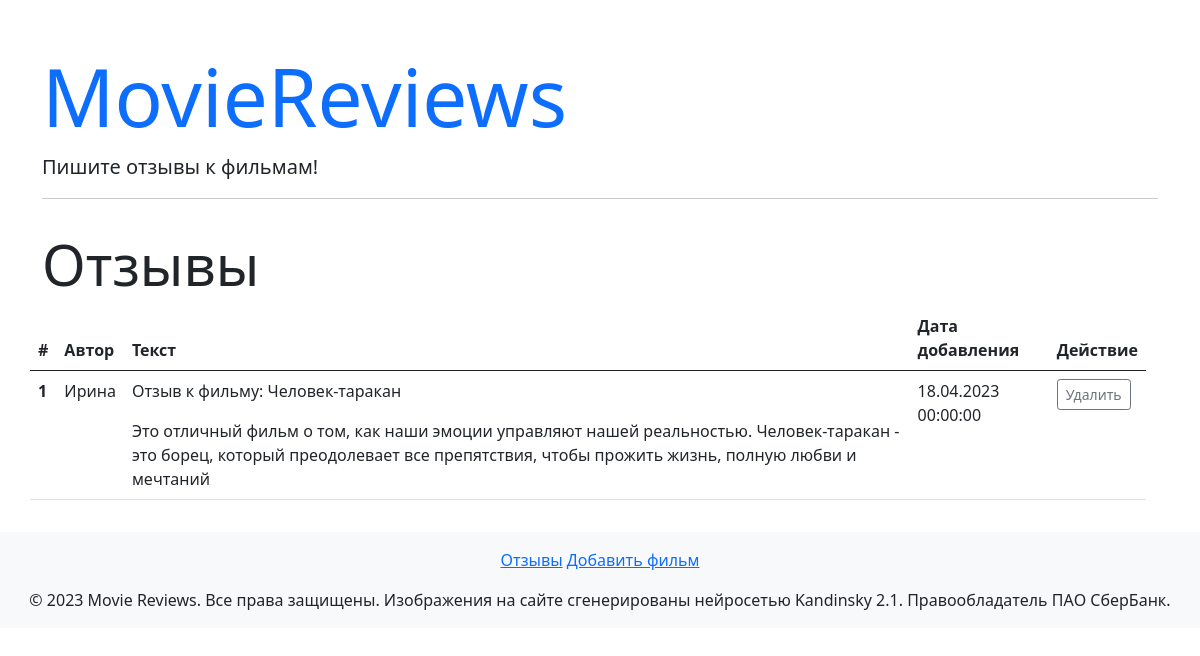
The app's page /reviews with its own data.
### models.py (models this page shows)
class Review(db.Model):
    id = db.Column(db.Integer, primary_key=True)
    name = db.Column(db.String(255))
    text = db.Column(db.Text, nullable=False)
    created_date = db.Column(db.Date, default=datetime.now(timezone.utc))
    score = db.Column(db.Integer)
    movie_id = db.Column(db.Integer, db.ForeignKey('movie.id', ondelete="CASCADE"), nullable=False)
    movie = db.relationship('Movie', back_populates='reviews')

class Movie(db.Model):
    id = db.Column(db.Integer, primary_key=True)
    title = db.Column(db.String(255), nullable=False, unique=True)
    description = db.Column(db.Text)
    upload_time = db.Column(db.Date, default=datetime.now(timezone.utc))
    reviews = db.relationship('Review', back_populates='movie')
    image = db.Column(db.String(255))

### views.py (the view)
@app.route('/reviews')
def reviews():
    return render_template(
        'reviews.html',
        reviews=Review.query.order_by(Review.created_date.desc()).all()
    )

### templates/reviews.html
{% extends 'base.html' %}
{% block content %}
  <div class="row mb-3">
    <h1 class="mt-3 display-4">Отзывы</h1>
    <table class="table table-hover">
      <thead>
      <tr>
        <th scope="col">#</th>
        <th scope="col">Автор</th>
        <th scope="col">Текст</th>
        <th scope="col">Дата добавления</th>
        <th scope="col">Действие</th>
      </tr>
      </thead>
      <tbody>
        {% for review in reviews %}
          <tr>
            <th scope="row">{{ loop.index }}</th>
            <td>
              {{ review.name }}
            </td>
            <td>
              <p>Отзыв к фильму: {{review.movie.title}}</p>
              {{ review.text }}
            </td>
            <td>
              {{ review.created_date.strftime('%d.%m.%Y %H:%M:%S') }}
            </td>
            <td>
              <a href="{{ url_for('delete_review', id=review.id) }}" class="btn btn-sm btn-outline-secondary">Удалить</a>
            </td>
          </tr>
        {% endfor %}
      </tbody>
    </table>
  </div>
{% endblock %}

### templates/base.html (shortened to what this page needs)
<!DOCTYPE html>
<html lang="ru">
  <head>
    <link href="https://cdn.jsdelivr.net/npm/bootstrap@5.0.2/dist/css/bootstrap.min.css" rel="stylesheet">
  </head>
  <body>
    <div class="container">
      <h1 class="mt-5 display-1"><a href="{{ url_for('index') }}" class="text-decoration-none">MovieReviews</a></h1>
      <p class="lead">Пишите отзывы к фильмам!</p>
      <hr>
      <div class="row">
        {% block content %}{% endblock %}
      </div>
    </div>
    <footer id="footer" class="bg-light text-center py-3">
      <p>
        <a href="{{ url_for('reviews') }}">Отзывы</a>
        <a href="{{ url_for('add_movie') }}">Добавить фильм</a>
      </p>
      &copy; 2023 Movie Reviews. Все права защищены. Изображения на сайте сгенерированы нейросетью Kandinsky 2.1. Правообладатель ПАО СберБанк.
    </footer>
  </body>
</html>

### records on screen
Review: name "Ирина", movie "Человек-таракан", text "Это отличный фильм о том, как наши эмоции управляют нашей реальностью. Человек-таракан - это борец, который преодолевает все препятствия, чтобы прожить жизнь, полную любви и мечтаний", created_date "18.04.2023 00:00:00"
